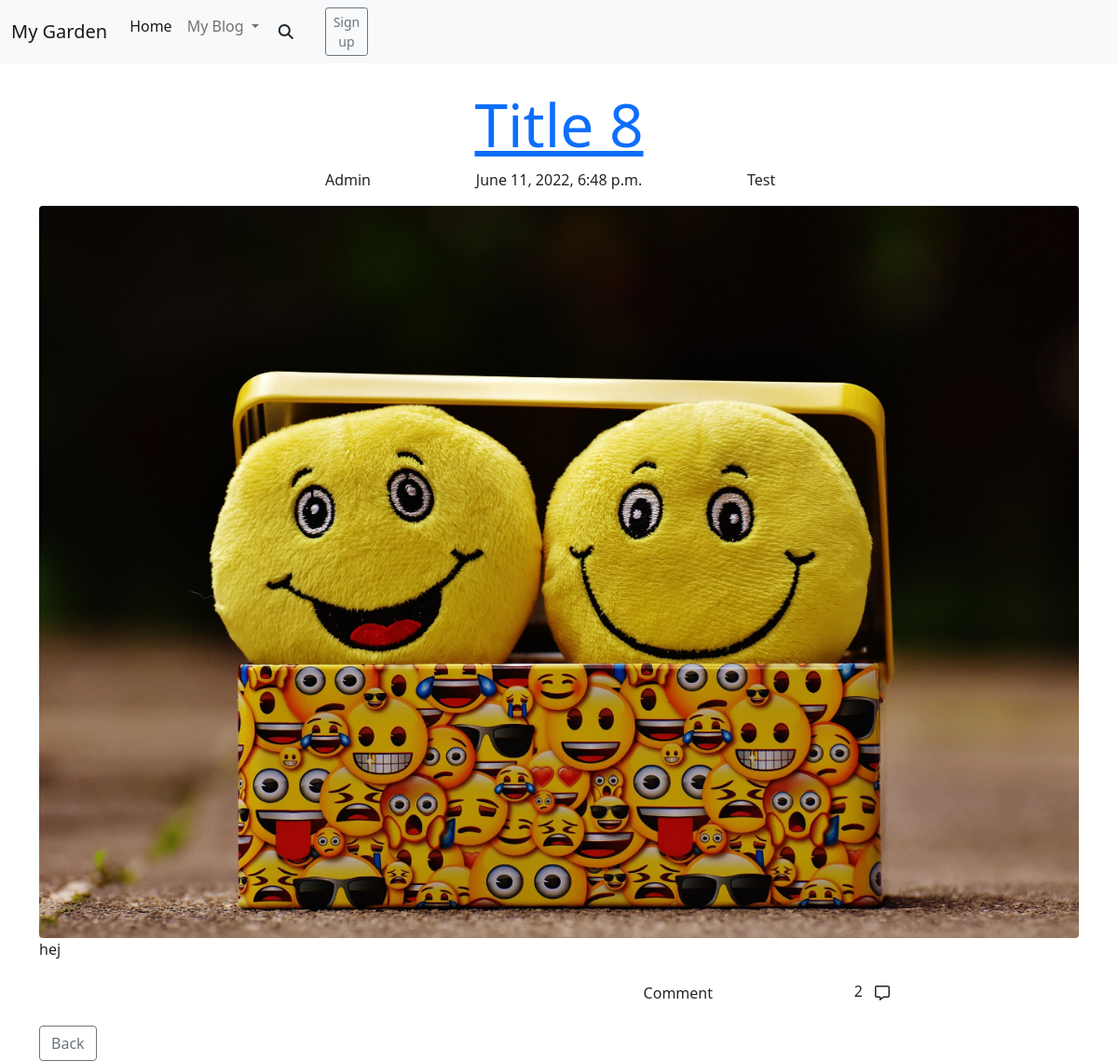
/blogpost/title-8/, run on the app's committed database.
### blog_post/models.py (models this page shows, shortened)
class Post(models.Model):
    PUBLISH_STATUS = ((0, 'Draft'), (1, 'Publish'))
    title = models.CharField(max_length=100)
    slug = models.SlugField(max_length=200, unique=True)
    meta_description = models.CharField(max_length=150, blank=True)
    author = models.ForeignKey(
        User,
        on_delete=models.CASCADE,
        related_name='post_author',
        )
    category = models.ForeignKey(
        Category,
        on_delete=models.CASCADE,
        related_name='post_category',
        )
    created_on = models.DateTimeField(auto_now_add=True)
    updated_on = models.DateTimeField(auto_now=True)
    content = models.TextField()
    published = models.IntegerField(choices=PUBLISH_STATUS, default=0)
    publish_date = models.DateTimeField(blank=True, null=True)
    likes = models.ManyToManyField(
        Profile,
        related_name='post_likes',
        default=[0],
        blank=True
        )
    number_of_likes = models.BigIntegerField(default='0')
    post_img = CloudinaryField(
        'post_image',
        default='default_image'
        )  # TODO: Add a default picture
    class Meta:
        ordering = ['-created_on']

class Category(models.Model):
    name = models.CharField(
        max_length=50,
        unique=True,
        blank=False,
        null=False,
        )
    slug = models.SlugField(
        max_length=200,
        unique=True,
        blank=False,
        null=False,
        )
    category_img = CloudinaryField(
        'category_image',
        default='default_image',
        )  #  TODO: Add a default picture
    class Meta:
        verbose_name_plural = "categories"
    def __str__(self):
        return f'{self.name}'

### blog_post/views.py (the view)
# urls.py: path('<slug:slug>/', views.BlogPostDetail.as_view(), name='blog_post'),
class BlogPostDetail(generic.DetailView):
    def get(self, request, slug, *args, **kwargs):
        template_name = 'blog_post.html'
        queryset = Post.objects.filter(published=1).order_by('-created_on')
        post = get_object_or_404(queryset, slug=slug)
        liked = False
        if post.likes.filter(id=request.user.id).exists():
            liked = True
        return render(
            request,
            "blog_post.html",
            {
                'post': post,
                'liked': liked,
            },
        )

### profiles/models.py (called while the page is built)
    def __str__(self):
        return f'{self.user}'

### blog_post/templates/blog_post.html (shortened to what this page needs)
{% extends 'base.html' %}
{% load static %}
{% block content %}
<br>
<br>
<br>
<br>
<article id=" blog-post-article">
    <div class="row">
        <a href="{% url 'blog_post' post.slug %}">
            <h1 class="text-center display-3 text-capitalize">{{post.title}}</h1>
        </a>
    </div>
    <div class="row">
        <div class="col">
            <p class="text-lg-end text-md-end">{{post.author}}</p>
        </div>
        <div class="col">
            <p class="text-lg-center text-md-center">{{post.created_on}}</p>
        </div>
        <div class="col-sm">
            <p class="text-lg-start text-md-start">{{post.category}}</p>
        </div>
    </div>
    <div>
        <img class="img-fluid rounded" id="temporary-defalt-pic" src="../../static/media/temporary_default.jpeg"
            alt="Smile emoojis">
    </div>
    <article id="blog-post-body">
        <div class="row">
            <p> {{post.content}} </p>
        </div>
    </article>
    <div class="comment-and-like-section">
        <div class="row">
            <div class="col-8 text-end">
                <button class="btn" id="btn-make-comment" data-bs-toggle="button" autocomplete="off">Comment</button>
            </div>
            <div class="col-2">
                <p class="text-end">{{post.post_comments.count}}<button class="btn btn-comments" type="button"><i
                            class="far fa-comment-alt"></i></button></p>
            </div>
        </div>
    </div>
</article>
<a href="{% url 'index' %}" class="btn btn-outline-secondary">Back</a>
{% endblock %}

### data on the page
Post: title "Title 8", author "Admin", created_on "June 11, 2022, 6:48 p.m.", category "Test", content "hej", post_comments.count "2"
